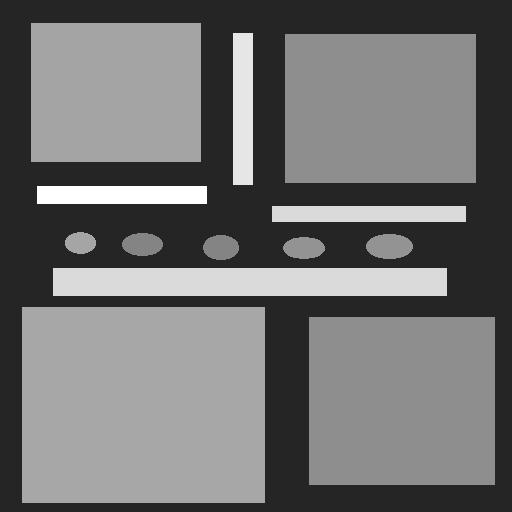
#> input picture Exercitii/masca-zgomot-aditiv-13/s1.png, 512 x 512 px
$ python ALTS2.py
#> lines starting #> are read from the running program, lines starting #| are printed output that depends on the picture; after the words box and inside, x2 and y2 are one past the last pixel; in counts of white or black regions, pixels touching at a corner belong together; long printed decimals are rounded
#1) Cititi si afisati img alts2.png. Adaugati zgomot aditiv gaussian de dispersie 13.
#Sa se segmenteze imaginea cu praguri alese manual, a.i. fundalul sa fie negru,
#patratele si cercurile sa aiba acelasi ton de gri, iar dreptunghiurile sa fie albe.
#Afisati imaginea segmentata.
#2) Folosind img masca.png si rez de la 1) det procentul de pixeli de "dreptunghi" identificati corect
#3)Etichetati img alts2.png. Folositi o metoda automata prin care sa ramaneti in imagine doar cu dreptunghiuri si patrate.
#Afisati intr-o figura noua rezultatul.
#Etichetati din nou img rezultata a.i. sa nu existe etichete lipsa.
#Pt aceasta folositi convenabil aria si/sau perimetrul a.i. sa separati dreptunghiurile de patrate printr-un procedeu de clustering.
#Afisati rezultatul final
#4) Det automat si afisati conturul obiectului cu suprafata cea mai mare.


import matplotlib.pyplot as plt
import numpy as np
from scipy import signal
from skimage import color, io, measure
from sklearn import cluster

plt.close('all')


################################################ EX 1
img= io.imread('s1.png')
#> img is the input picture: shape (512, 512, 4); mean R, G, B, A 112, 112, 112, 255
print(np.shape(img))
#| (512, 512, 4)
img_plan=img[:,:,1]
plt.figure(),plt.imshow(img_plan,cmap="gray"),plt.title("Img originala"),plt.colorbar(),plt.show()


def add_gaussian_noise(img,disp,L):
    # parametrii : imaginea originala, dispersia zgomotului
#> called with disp = 13, L = 256
    h,w = img.shape
#> h = 512; w = 512
    noise = np.random.normal(0,disp,(h,w))
    img_noise = np.zeros([h,w])
    img_noise = img + noise
    for i in range(0, h):
        for j in range(0, w):
            if (img_noise[i,j]>L-1):
                img_noise[i,j]=L-1
            else:
                if (img_noise[i,j]<0):
                    img_noise[i,j]=0
#> img_noise: shape (512, 512) float64; min 0, max 255, mean 112
    img_noise = np.uint8(img_noise)
    # intoarce imaginea cu zgomot
    return img_noise


L=256
disp=13

##adaugarea de zgomot si afisare img zgomot
img_zg = add_gaussian_noise(img_plan, disp, L)
plt.figure("Imagine cu zgomot"), plt.imshow(img_zg, cmap='gray', vmin=0, vmax=255), plt.colorbar(), plt.title("Imagine cu zgomot"),plt.show()

def histograma(h,w,img):
    hist=np.zeros(256)
    for i in range(h):
        for j in range(w):
            hist[img[i,j]]+=1
    return hist/(h*w)

#calcul histograma pt alegerea pragurilor
h,w=np.shape(img_zg)
#> h = 512; w = 512
hist=histograma(h,w,img_zg)
#> hist = 256 values, max 0.0127 at index 39, min 0 at index 88, mean 0.00391
plt.figure("Histograma img_zg"),plt.plot(hist),plt.title("Histograma img_zg"),plt.show()
#> figure, not shown here; curve peaks at x = 39, y = 0.0127

#segmentare manuala
#alegem pragurile (ne uitam pe histograma pt a le alege)
T1=100
T2=200
img_segm=np.uint8(np.zeros([h,w]))
for i in range(0,h):
    for j in range(0,w):

        if (img_zg[i,j]<T1):
            img_segm[i,j]=0                 #fundalul
        elif (T1<=img_zg[i,j]<=T2):
            img_segm[i,j]=1                  #patrate si cercuri
        elif (img_zg[i,j]>T2):
            img_segm[i,j]=2                 #dreptunghiuri
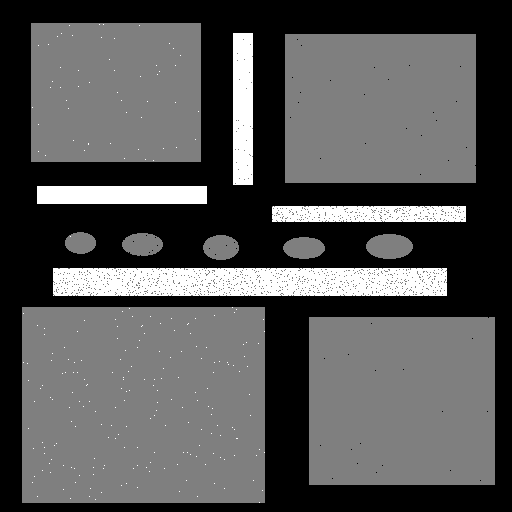
#> img_segm: shape (512, 512); min 0, max 2, mean 0.664; drawn with min black and max white

print(img_segm.dtype)
#| uint8
plt.figure(),plt.imshow(img_segm,cmap="gray"), plt.title(" Img segmentata"),plt.colorbar(),plt.show()

################################################ EX 2
mask= io.imread('masca.png')
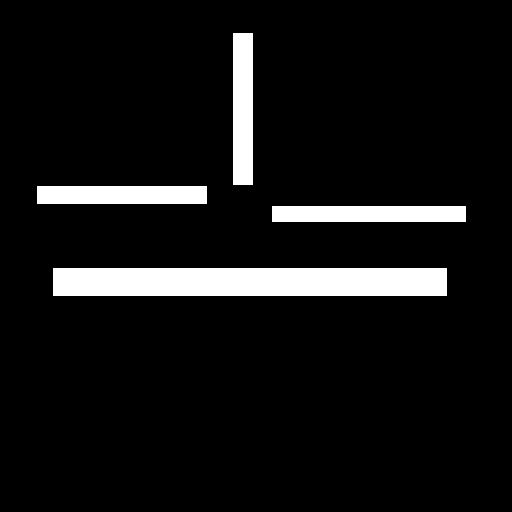
#> input picture Exercitii/masca-zgomot-aditiv-13/masca.png, 512 x 512 px
#> mask is the input picture: shape (512, 512, 4); mean R, G, B, A 19.7, 19.7, 19.7, 255
mask_plan=mask[:,:,1]
#> mask_plan: shape (512, 512); 7.7% white; 4 white regions, box (x1, y1, x2, y2) and area: (53, 268, 447, 296) 11032, (272, 206, 466, 222) 3104, (37, 186, 207, 204) 3060, (233, 33, 253, 185) 3040

def PrecRec(MASK,SEGM):#mask -> masca, segm -> segmentarea facuta
    epsilon=0.00001
    TP=SEGM*MASK
    FP=SEGM*(1-MASK)
    FN=(1-SEGM)*MASK
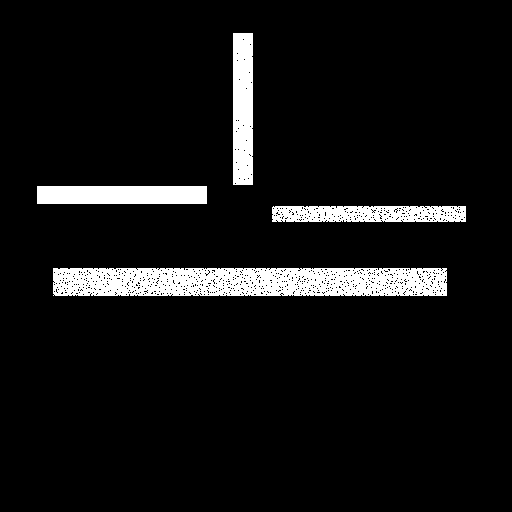
#> FN: shape (512, 512); values 0 (black) and 1 (white), 7.2% white; 4 white regions, box (x1, y1, x2, y2) and area: (53, 268, 447, 296) 10044, (37, 186, 207, 204) 3060, (233, 33, 253, 185) 3008, (272, 206, 466, 222) 2790
    prec=np.sum(TP)/(np.sum(TP)+np.sum(FP)+epsilon) #cat % s-a segmentat corect
#> prec = 0.96
    rec=np.sum(TP)/(np.sum(TP)+np.sum(FN)+epsilon) # cat % s-a segmentat din corect
#> rec = 0.996
    return TP


plt.figure(),plt.imshow(mask_plan,cmap='gray'),plt.colorbar(),plt.show()
plt.figure(),plt.imshow((mask_plan+2*img_segm),cmap='tab10',interpolation='none'),plt.colorbar(),plt.show()

#nu ne trebuie rec si prec,de asta am modificat functia la return
TP= PrecRec(mask_plan,img_segm)
# prec,rec = PrecRec(mask_plan,img_segm)
# print(prec)
# print(rec)
print(np.sum(TP)/np.sum(mask==255))
#| 15.925


################################################ EX 3

def prag_Otsu(h): #h este histograma imaginii
    eps=0.0000000000001
    criteriu=np.zeros(256)
    L = 256
    for T in range (0,L):
        P0=0
        mu0=0
        for i in range(0,T):
            P0+=h[i]
            mu0+=i*h[i]
        mu0=mu0/(P0+eps)

        P1=0
        mu1=0
        for i in range(T,L):
            P1+=h[i]
            mu1+=i*h[i]
        mu1=mu1/(P1+eps)
        criteriu[T]=P0*mu0*mu0+P1*mu1*mu1
    THR = np.argmax(criteriu)
    return THR

#calcul histograma pt alegerea pragurilor
h1,w1=np.shape(img_plan)
#> h1 = 512; w1 = 512
hist1=histograma(h1,w1,img_plan)
#> hist1 = 256 values, max 0.409 at index 37, min 0 at index 0, mean 0.00391
plt.figure("Histograma img_zg"),plt.plot(hist1),plt.title("Histograma img_zg"),plt.show()
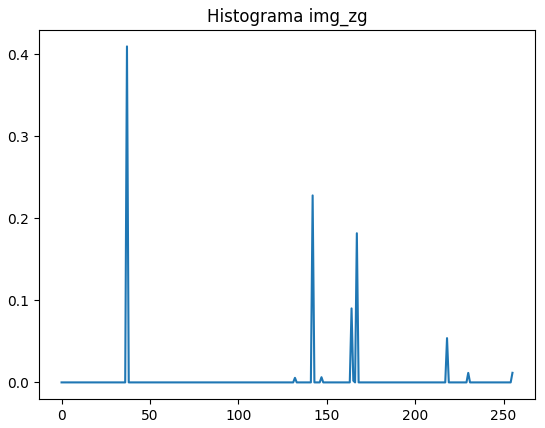
#> figure drawn by matplotlib, 1 panel; curve peaks at x = 37, y = 0.409

prag = prag_Otsu(hist1)
#> after the loop in prag_Otsu, `for T in range (0,L):`: criteriu = 256 values, max 16444.9 at index 38, min 12546.4 at index 0, mean 14631.6
#> in prag_Otsu, `THR = np.argmax(criteriu)`: THR = 38
#> prag = 38
SEGM=(img_plan>prag)    #in ex nostru cu biscuiti avem mai mult fundal alb deci folosim <= sa facem fundalul negru si biscuitii albi
#> SEGM: shape (512, 512) bool; 59.1% white; 1 black region
SEGM=np.uint8(SEGM)
plt.figure(),plt.imshow(SEGM,cmap='gray'),plt.title("Imagine biscuiti segmentata cu prag Otsu"),plt.show()

# [80 lines of commented-out code are left out]
BW=np.uint8(img_plan>50)
plt.figure(),plt.imshow(BW,cmap="gray"),plt.colorbar(),plt.show()

[LabelImage, nums]=measure.label(BW,return_num='True')
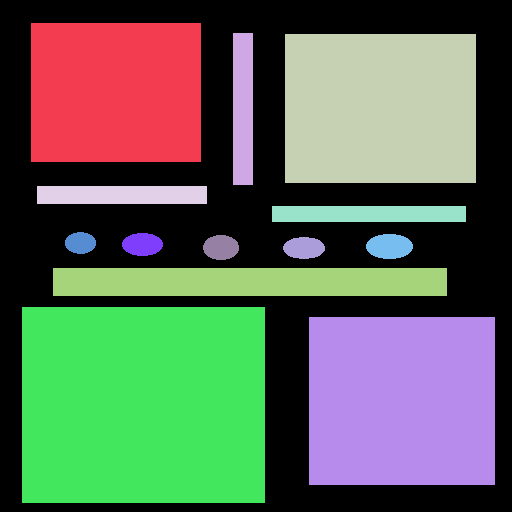
#> LabelImage: shape (512, 512) int64; 14 distinct labels, from 0 to 13; one colour per label, 0 black
#> nums = 13
# Calcularea proprietăților regiunilor
ALLPROPS = measure.regionprops(LabelImage)
#> ALLPROPS = 13 regions; largest, box (x1, y1, x2, y2) and area: (22, 307, 265, 503) 47628, (309, 317, 495, 485) 31248, (285, 34, 476, 183) 28459, (31, 23, 201, 162) 23630, (53, 268, 447, 296) 11032

lista_arie = []
for i in range(nums):
    dummy = ALLPROPS[i]
    lista_arie.append(dummy.area)
#> after the loop, lista_arie = [23630, 3040, 28459, 3060, 3104, 535, 744, 931, 713, 727, 11032, 47628, 31248]
print(lista_arie)#aria tuturor elementelor
#| [23630.0, 3040.0, 28459.0, 3060.0, 3104.0, 535.0, 744.0, 931.0, 713.0, 727.0, 11032.0, 47628.0, 31248.0]
print(max(lista_arie))#aria maxima
#| 47628.0
eticheta_ariemax = np.argmax(lista_arie)+1 #(indexul etichetei cu aria maxima)
#> eticheta_ariemax = 12
print(eticheta_ariemax)
#| 12

componenta_extrasa=eticheta_ariemax
#> componenta_extrasa = 12
COMP=(LabelImage==componenta_extrasa)
#> COMP: shape (512, 512) bool; 18.2% white; 1 white region, box (x1, y1, x2, y2) and area: (22, 307, 265, 503) 47628
plt.figure(),plt.imshow(COMP,cmap="gray"),plt.colorbar(),plt.show()

supr_tot=h1*w1
#> supr_tot = 262144
print(supr_tot)
#| 262144
aria_max=max(lista_arie)
#> aria_max = 47628

componenta_extrasa=eticheta_ariemax
COMP=(LabelImage==componenta_extrasa)


dims=np.shape(COMP)
#> dims = (512, 512)
print(dims)
#| (512, 512)
Lines=dims[0]
#> Lines = 512
Columns=dims[1]
#> Columns = 512
Y=COMP[0:Lines,0:Columns] #copie la imagine

#bordare pe ultima linie si coloana
YY=np.zeros([Lines+1, Columns+1])
YY[0:Lines,0:Columns]=Y
YY[Lines,0:Columns]=Y[Lines-1,:]
YY[0:Lines,Columns]=Y[:,Columns-1]
YY[Lines,Columns]=Y[Lines-1,Columns-1]

#afisarea imaginii bordate
#plt.figure(),plt.imshow(YY,cmap='gray'),plt.colorbar(),plt.show()

fx=np.zeros([Lines, Columns])    # fx este componenta verticală.
fy=np.zeros([Lines, Columns])    # fy este componenta orizontală.

for l in range(0,Lines):
    for c in range(0,Columns):
        fx[l,c]=YY[l,c]-YY[l+1,c]
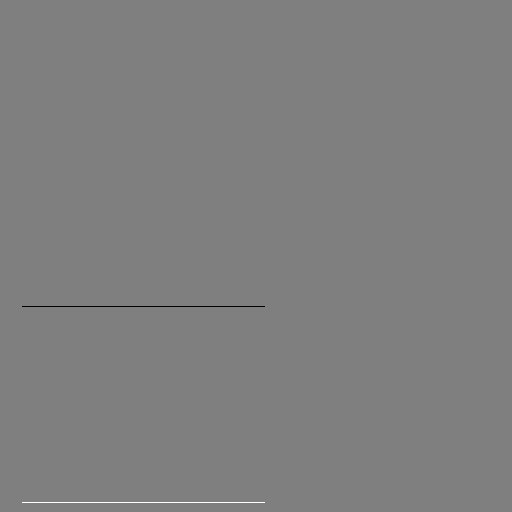
#> fx: shape (512, 512) float64; min -1, max 1, mean 0; drawn with min black and max white

for l in range(0,Lines):
    for c in range(0,Columns):
        fy[l,c]=YY[l,c]-YY[l,c+1]

gradY=np.abs(fx)+np.abs(fy)
plt.figure(),plt.imshow(gradY,cmap='gray'),plt.colorbar(),plt.show() #evidentiaza tot conturul
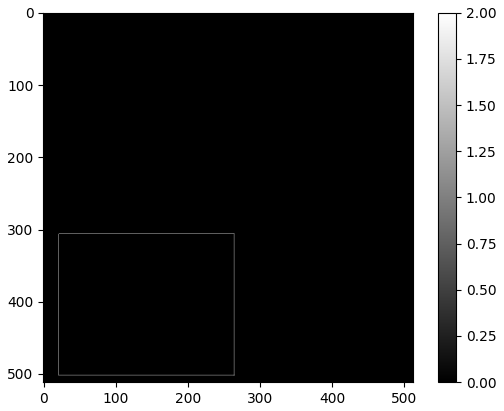
#> figure drawn by matplotlib, 2 panels
